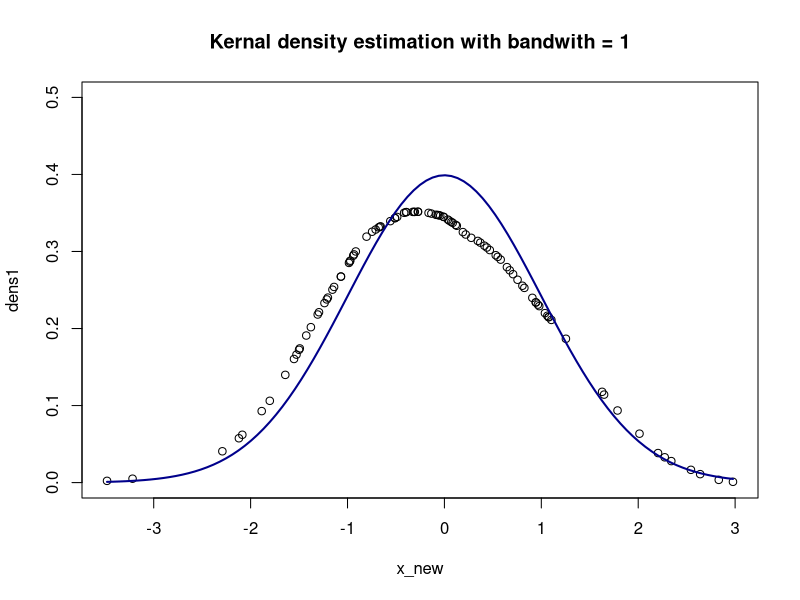

This figure's R source:
## ---- chunk 1
#calculate Epanechnikov kernel
kernel_epan <-function(x, h=1){
x <- x / h
ran <- as.numeric(abs(x) <= 1)
val <- (3/4) * ( 1 - x^2 ) * ran * (1/h)
return(val)
}

# calculate kernel density
# input x is a training vector; x_new is a test set, h is bandwith
# output a kernel density estimation from Epanechnikov kernel 
kern_density <- function(x, x_new, h=1){
  sapply(x_new, function(v){
  w <- kernel_epan((x - v), h=h)
  dens <- sum(w)/length(x)
  dens
})
}

#checking the visual implementation results
x <- rnorm(100)
x_new <- sort(rnorm(100))
dens1 <- kern_density(x, x_new, h=1)
plot(y = dens1, x = x_new, main = "Kernal density estimation with bandwith = 1", ylim = c(0,0.5))
curve(dnorm(x,0,1), col="darkblue", lwd=2, add=TRUE)
## ---- chunk 2
lasso_reg_with_screening <- function(X, y, b, lambda)
{
resids <- y - X %*% b
s <- apply(X, 2, function(xj) crossprod(xj, resids)) / lambda / nrow(X)
# Return a vector indicating where the KKT conditions have been violated by the variables that are currently zero.
(b == 0) & (abs(s) >= 1)
}
